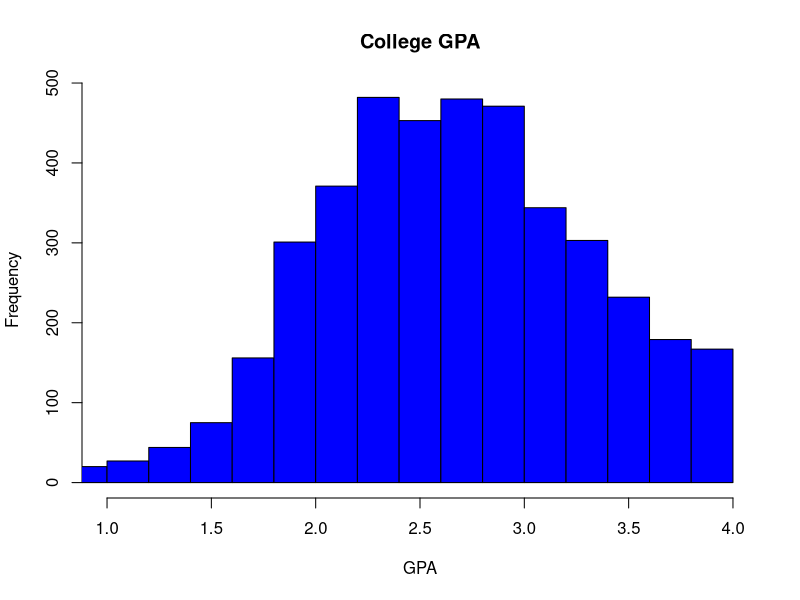
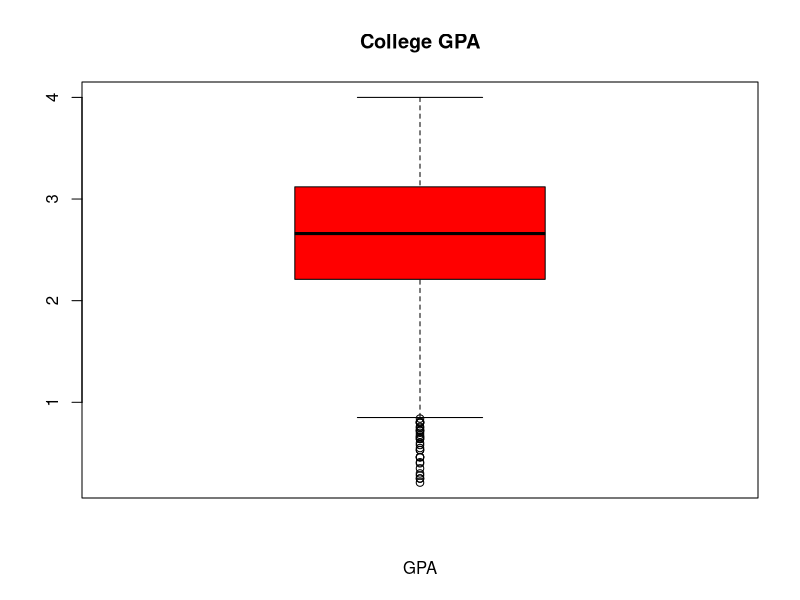
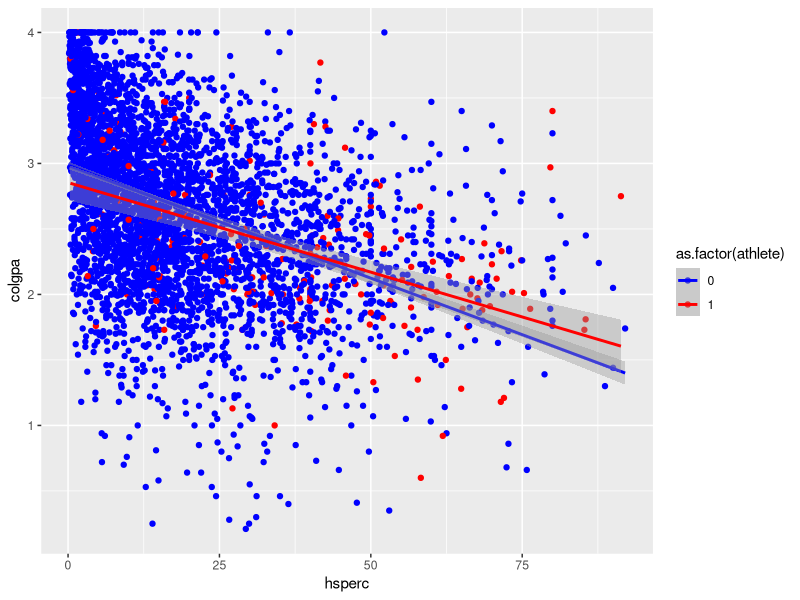
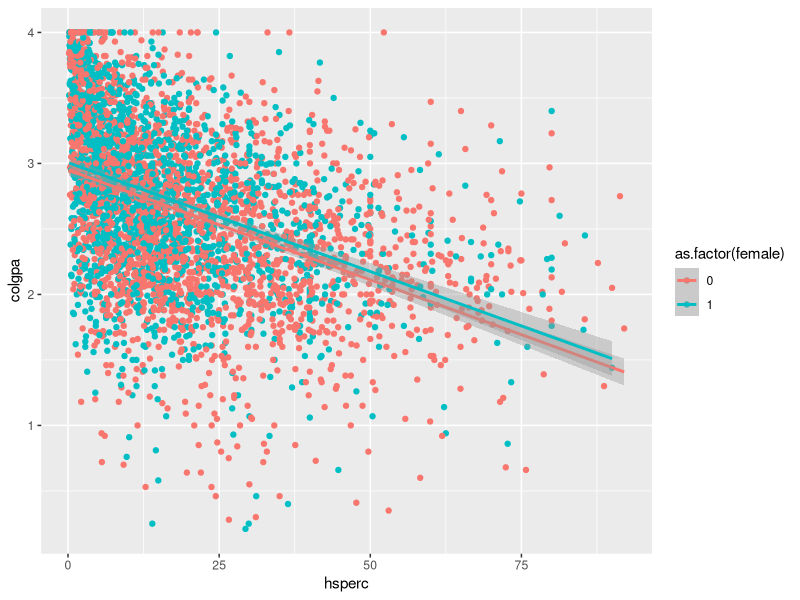

Write R code to recreate these figures, in order.
#Bringing in the data
dat <- read.csv("GPA2.csv", header = T)

#Checking out the data
head(dat)
dim(dat)

#Importing ggplot2 package for visualizations
library(ggplot2)

#Distribution, shape, summary and standard deviation of college GPA column 
#(Our y variable)
hist(dat$colgpa,main = "College GPA", col="blue",xlim=c(1,4), breaks=15, xlab = "GPA")
boxplot(dat$colgpa,main = "College GPA", col="red", xlab = "GPA")

summary(dat$colgpa)

sd(dat$colgpa)


#Correlation matrix of the other variables to see if any...
#relationships exist
Matrix <- dat[,c(1,2,4,5,6)]

cor(Matrix)
#Round results to 2 decimal places
round(cor(Matrix),2)

#Regression to see which variables are important in the model

reg1 <- lm(colgpa ~., data = dat)
summary(reg1)

reg2 <- lm(colgpa ~ athlete+female, data = dat)
summary (reg2)

#According to these results, 
#A student's SAT score, athlete status, rank in high school graduating class, high school percentile position
#and gender status are significant in this regression model. 
#All of these variables have small p-values (<0.05) which indicates that they are important for the model.


#Analyzing the interaction terms
#High school percentile broken down by athlete and by female gender
library(ggplot2)

ggplot(dat, aes(x = hsperc, y = colgpa, color = as.factor(athlete))) + 
  geom_point() + geom_smooth(method = "lm") + scale_color_manual(values = c ("1" = "red","0" = "blue"))

ggplot(dat, aes(x = hsperc, y = colgpa, color = as.factor(female))) + 
  geom_point() + geom_smooth(method = "lm")

#Looking at these two scatterplots, it appears that only the interaction term hsperc*athlete is worth exploring and placing in the model. 
#This is because the lines on that plot are not parallel, have different slopes, and they intersect. 


#New regression model to predict college GPA (y) using the important predictor variables
#SAT score, athlete status, rank in high school graduating class, high school percentile position, gender status, interaction term
Model_1 <- lm(colgpa ~ SAT+ athlete+ hsrank+hsperc+female+hsperc*athlete, data=dat)
summary(Model_1)

#Round results to 3 decimal places
round(Model_1$coeff,3)

#Least Squares Line:
#ColGPA = 1.156 + 0.002SAT - 0.02athlete – 0.001hsrank – 0.011hsperc + 0.152female + 0.006athlete*hsperc.

#Trying out a prediction
#Let's say a male student received an 1390 on his SAT
#Let's say he was ranked 8th in his high school class
#Let's say he's not an athlete
#And let's say this rank is in the 6th percentile.

newdat <- data.frame(SAT = 1390, female = 0, hsrank = 8, hsperc = 6, athlete = 0)
round(predict(Model_1, newdat, interval = "predict"),3)

#According to the model, this male student is predicted to have
#A college GPA of 3.358
